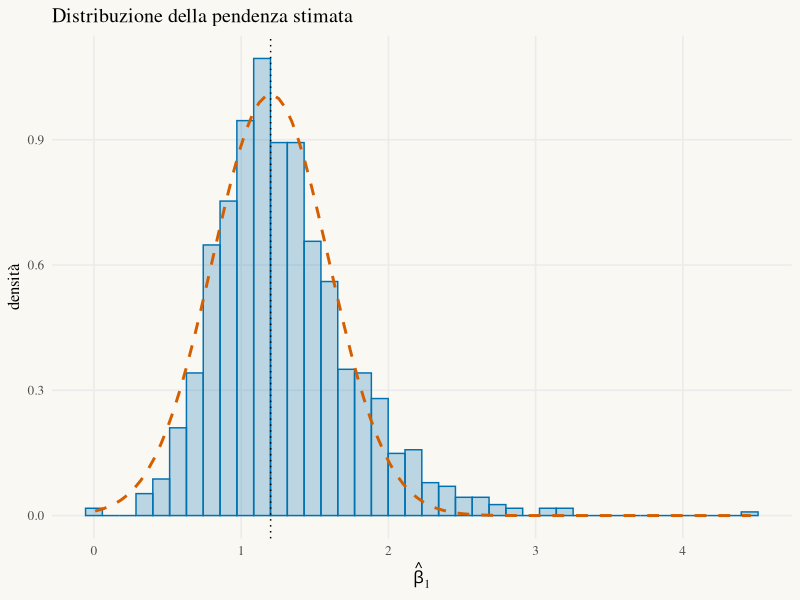

Write the R code that produced this figure.
# ───────────────────────────────────────────────────────────────
# StatAtlas · Lab 12 — GLM: Binomiale, legame logit (regressione logistica)
# Con R ≥ 4.1 e lo stesso seed si ottengono gli stessi campioni di StatAtlas.
# ───────────────────────────────────────────────────────────────
library(tidyverse)

set.seed(2026)
n <- 40; M <- 1000; b0 <- -0.5; b1 <- 1.2
x <- -2 + 4 * (seq_len(n) - 0.5) / n

# Un campione, un adattamento: stima, errore standard, convergenza
adatta <- function() {
  y <- qbinom(runif(n), size = 1, prob = plogis(b0 + b1 * x))
  fit <- suppressWarnings(glm(y ~ x, family = binomial))
  s <- summary(fit)$coefficients
  # stime enormi = separazione (logistica) o stima non finita
  tibble(b1_hat = s[2, 1], se = s[2, 2], finita = fit$converged & abs(s[2, 1]) < 30)
}
sim <- map(seq_len(M), \(m) adatta()) |> list_rbind()

sim |> summarise(separazione = mean(!finita))
sim |> filter(finita) |>
  summarise(media = mean(b1_hat), dev_std = sd(b1_hat), copertura_wald = mean(abs(b1_hat - b1) <= 1.96 * se))

# Deviazione standard asintotica dall’informazione di Fisher nel vero β
mu <- plogis(b0 + b1 * x); w <- mu * (1 - mu)
X <- cbind(1, x)
sqrt(solve(t(X) %*% (w * X))[2, 2])

theme_statatlas <- function(base_size = 12) {
  theme_minimal(base_size = base_size, base_family = "serif") +
    theme(panel.grid.minor = element_blank(), legend.position = "top",
          plot.background = element_rect(fill = "#FAF8F3", colour = NA))
}

sim |> filter(finita) |>
  ggplot(aes(b1_hat)) +
  geom_histogram(aes(y = after_stat(density)), bins = 40, fill = "#0072B2", alpha = 0.25, colour = "#0072B2") +
  stat_function(fun = dnorm, args = list(mean = b1, sd = sqrt(solve(t(X) %*% (w * X))[2, 2])), linetype = "dashed", colour = "#D55E00", linewidth = 1) +
  geom_vline(xintercept = b1, linetype = "dotted") +
  labs(title = "Distribuzione della pendenza stimata", x = expression(hat(beta)[1]), y = "densità") +
  theme_statatlas()
